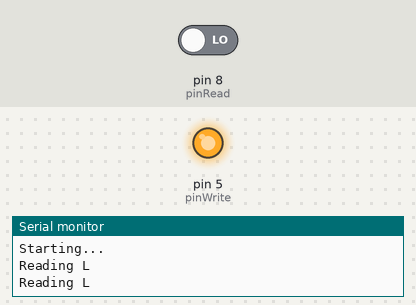
Bench run of a sketch on a simulated Arduino Uno, built with avr-gcc and run on an emulated ATmega328P. Shown: output pins drawn as LEDs (lit = HIGH), the last lines printed to the serial monitor. Inputs (shaded band) come from the test bench; at power-on: pin 8 (pinRead) LOW.

Above: at 2.8 s.
2.9 s: pin 8 (pinRead) driven HIGH
At 4.4 s:
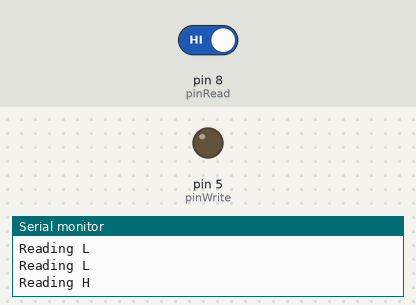
Timing chart, 0 to 12.9 s (numbered marks = the images above; inputs shaded):
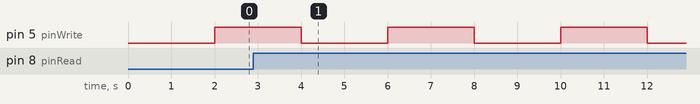

Measured:
- by itself, pin 5 (pinWrite): alternates HIGH for 2.0 s and LOW for 2.0 s

The sketch:

pin_testing.ino
```cpp
int pinRead = 8;
int pinWrite = 5;

void setup() {
  // put your setup code here, to run once:
  Serial.begin(115200);
  Serial.println("Starting...");
  pinMode(pinRead, INPUT);
  digitalWrite(pinRead, LOW);
  pinMode(pinWrite, OUTPUT);
}

void loop() {
  // put your main code here, to run repeatedly:

//  Serial.println("writing L");
  digitalWrite(pinWrite, LOW);
  if ( digitalRead(pinRead) == HIGH ) {
    Serial.println("Reading H");
  } else if ( digitalRead(pinRead) == LOW ) {
    Serial.println("Reading L");
  } else {
    Serial.println( digitalRead(pinRead) );
  }

  Serial.println();
  delay(2000);

//  Serial.println("writing H");
  digitalWrite(pinWrite, HIGH);
  if ( digitalRead(pinRead) == HIGH ) {
    Serial.println("Reading H");
  } else if ( digitalRead(pinRead) == LOW ) {
    Serial.println("Reading L");
  } else {
    Serial.println( digitalRead(pinRead) );
  }

  Serial.println();
  delay(2000);
}
```
